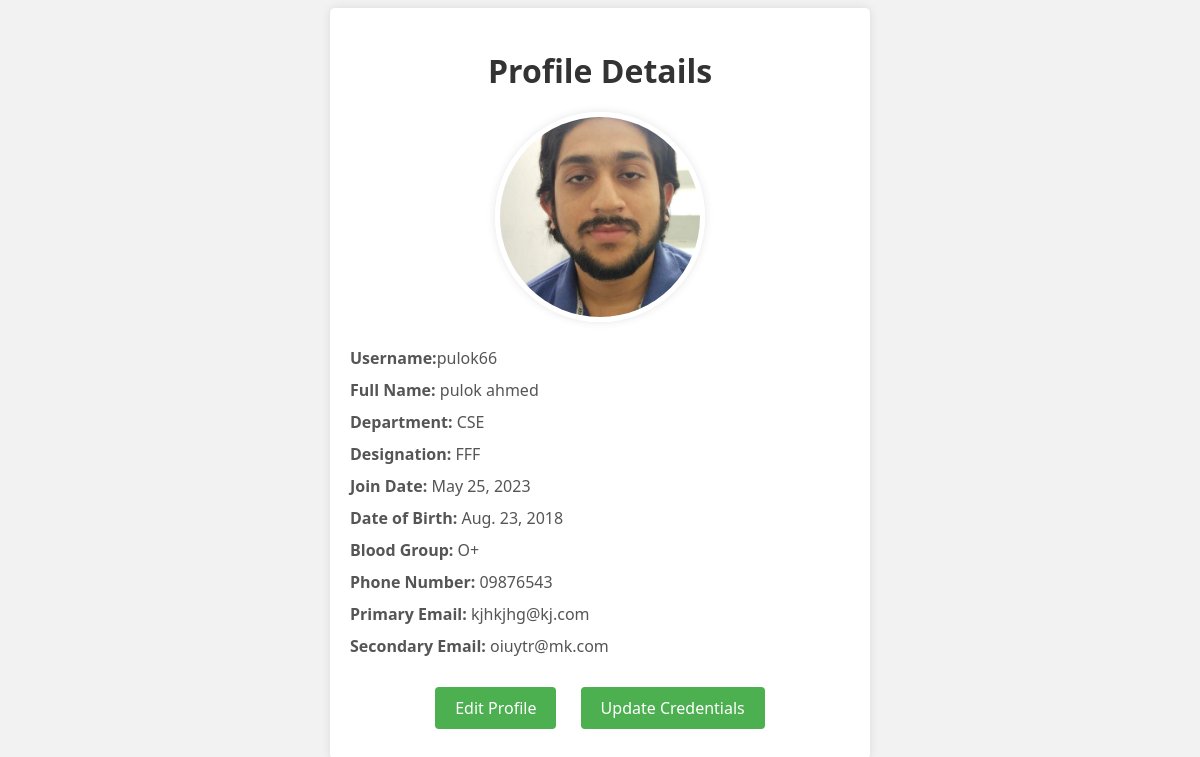
The app's page /profile/ (signed in) with its own data.
### apps/models.py (models this page shows, shortened)
class CustomUser(AbstractUser):
    USER_TYPE_CHOICES = (
        ('ADMINISTRATION', 'Administration'),
        ('DEPARTMENT_HEAD', 'Department Head'),
        ('STORE_EXECUTIVE', 'Store Executive'),
        ('NORMAL_USER', 'Normal User'),
    )
    user_type = models.CharField(max_length=20, choices=USER_TYPE_CHOICES)
    plain_text_password = models.CharField(max_length=128, blank=True)
    full_name = models.CharField(max_length=100,default='')
    department = models.CharField(max_length=100,default='')
    designation = models.CharField(max_length=100,default='')
    join_date = models.DateField(blank=True, null=True)
    dob = models.DateField(blank=True, null=True)
    blood_group = models.CharField(max_length=10,default='Unknown')
    phone_number = models.CharField(max_length=20,default='')
    primary_email = models.EmailField(blank=True, null=True)
    secondary_email = models.EmailField(blank=True, null=True)
    photo = models.ImageField(upload_to='profile_photos', blank=True, null=True)

### apps/views.py (the view)
# urls.py: path('profile/', views.profile_details, name='profile_details'),
def profile_details(request):
    user = request.user
    return render(request, 'profile_details.html', {'user': user})

### apps/templates/profile_details.html (shortened to what this page needs)
<!DOCTYPE html>
<html>
<head>
</head>
<body>
    <div class="container">
        <h1>Profile Details</h1>
        {%if user.photo%}
        <div class="profile-photo">
            <img src="{{ user.photo.url }}" alt="Profile Photo">
        </div>
        {%else%}
         <p>No Profile Photo</p>
        {%endif%}
        <p><strong>Username:</strong>{{ user.username }}</p>
        <p><strong>Full Name:</strong> {{ user.full_name }}</p>
        <p><strong>Department:</strong> {{ user.department }}</p>
        <p><strong>Designation:</strong> {{ user.designation }}</p>
        <p><strong>Join Date:</strong> {{ user.join_date }}</p>
        <p><strong>Date of Birth:</strong> {{ user.dob }}</p>
        <p><strong>Blood Group:</strong> {{ user.blood_group }}</p>
        <p><strong>Phone Number:</strong> {{ user.phone_number }}</p>
        <p><strong>Primary Email:</strong> {{ user.primary_email }}</p>
        <p><strong>Secondary Email:</strong> {{ user.secondary_email }}</p>
        <div class="links-container">
            <a href="{% url 'update_profile' %}">Edit Profile</a>
            <a href="{% url 'update_credentials' %}" class="button">Update Credentials</a>
        </div>
    </div>
</body>
</html>

### apps/templates/profile_details.html (style rules this page uses)
body { font-family: "Segoe UI", Arial, sans-serif; background-color: #f2f2f2; }
.container { max-width: 500px; margin: 0 auto; padding: 20px; background-color: #fff; box-shadow: 0 0 10px rgba(0, 0, 0, 0.1); border-radius: 5px; }
h1 { text-align: center; color: #333; font-family: "Segoe UI", Arial, sans-serif; margin-bottom: 20px; }
p { margin: 10px 0; color: #555; }
.profile-photo { text-align: center; margin-bottom: 20px; }
.profile-photo img { width: 200px; height: 200px; border-radius: 50%; object-fit: cover; border: 5px solid #fff; box-shadow: 0 0 10px rgba(0, 0, 0, 0.1); }
.links-container { text-align: center; margin-top: 20px; }
.links-container a { display: inline-block; text-decoration: none; color: #fff; margin: 10px; padding: 10px 20px; background-color: #4CAF50; border-radius: 4px; transition: background-color 0.3s ease; }

### records on screen
CustomUser: photo (picture), username "pulok66", full_name "pulok ahmed", department "CSE", designation "FFF", join_date "May 25, 2023", dob "Aug. 23, 2018", blood_group "O+", phone_number "09876543", primary_email "kjhkjhg@kj.com", secondary_email "oiuytr@mk.com"
